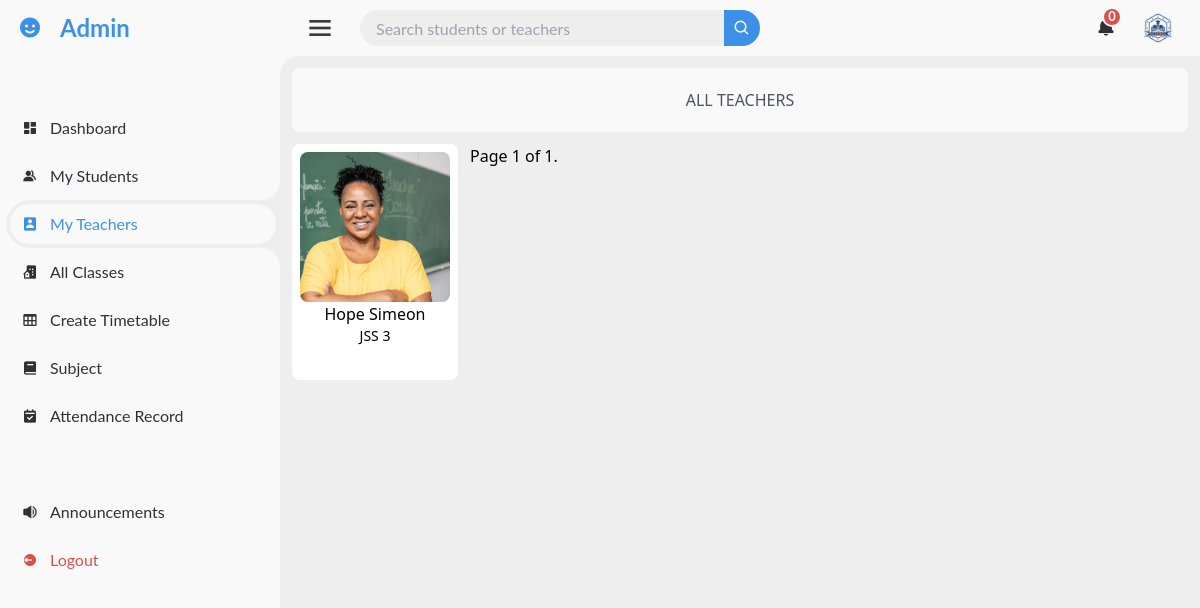
The app's page /admin_dashboard/myteachers/ (signed in), older data.
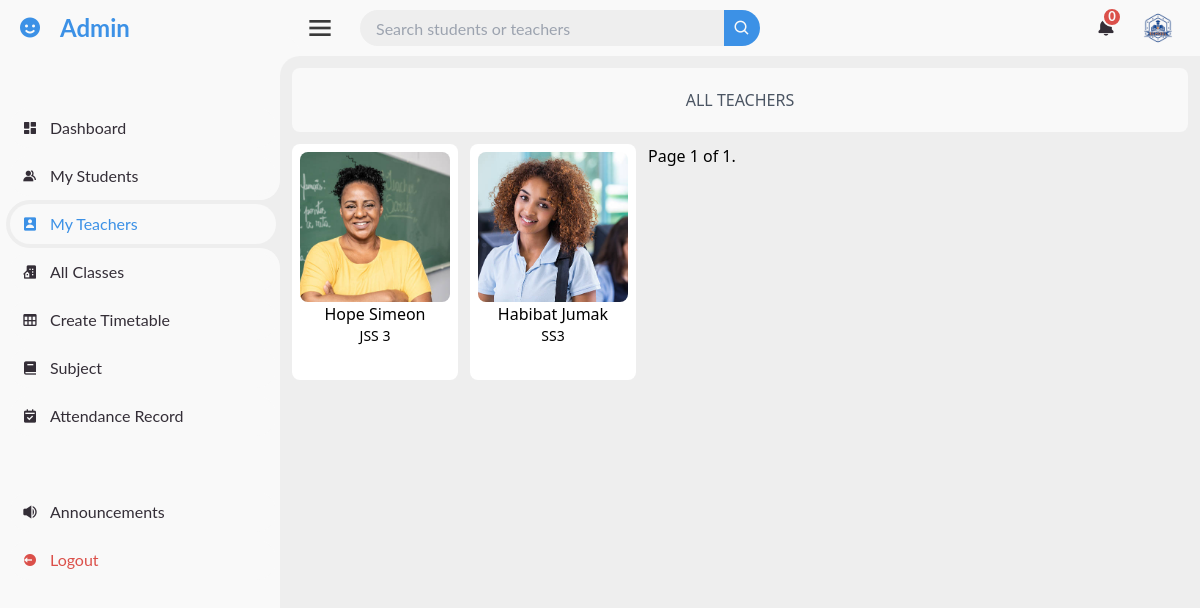
The same page, newer data.
### administration/models.py (models this page shows, shortened)
class Teacher(models.Model):
    user = models.OneToOneField(User, on_delete=models.CASCADE, related_name='teacher_profile')
    phone_number = models.CharField(max_length=15)
    subject = models.ManyToManyField(Subject, related_name='teachers')
    home_address = models.TextField()
    classes = models.ManyToManyField(Class, related_name='teacher_classes')
    emergency_contact = models.CharField(max_length=100)

### accounts/models.py (models this page shows, shortened)
class CustomUser(AbstractUser):
    email = models.EmailField(unique=True)
    is_approved = models.BooleanField(default=False)
    is_teacher = models.BooleanField(default=False)
    is_student = models.BooleanField(default=False)
    profile_photo = models.ImageField(upload_to='profile_photo/', default='default.jpg', blank=True, null=True)
    USERNAME_FIELD = 'email'
    REQUIRED_FIELDS = ['first_name', 'last_name']
    objects = CustomUserManager()

### classes/models.py (models this page shows)
class Class(models.Model):
    name = models.CharField(max_length=100)
    subjects = models.ManyToManyField(Subject, related_name='classes')
    def __str__(self):
        return self.name

### pages/views.py (the view)
# urls.py: path('admin_dashboard/myteachers/', myTeacher, name='my_teacher'),
@login_required
def myTeacher(request):
    if not request.user.is_superuser:
        return HttpResponseForbidden("You do not have permission to access this page.")
    teacher = Teacher.objects.all()
    page_obj=paginate_objects(request, teacher, 10)
    context = {
        "page_obj": page_obj
    }
    return render(request, 'dashboards/all_admin_pages/myTeachers.html',context)

### administration/context_processors.py (called while the page is built)
def notifications(request):
    all_notification, total_notifications = get_admin_notification(request.user)
    return {
        'all_notification': all_notification,
        'total_notifications': total_notifications,
    }

### administration/views.py (called while the page is built)
def get_admin_notification(user):
    if user.is_staff:
        teacher_notifications = TeacherNotification.objects.filter(user=user).order_by('-created_at')
        student_notifications = StudentNotification.objects.filter(user=user).order_by('-created_at')
        all_notification = sorted(
            chain(teacher_notifications, student_notifications),
            key=lambda x: x.created_at,
            reverse=True
        )
        total_notifications = (
            teacher_notifications.filter(is_read=False).count() +
            student_notifications.filter(is_read=False).count()
        )
        return all_notification, total_notifications
    return [], 0

### pages/context_processors.py (called while the page is built)
def notifications(request):
    if request.user.is_authenticated:
        all_notifications, unread_notifications_count = get_user_notifications(request.user)
        return {
            'all_notifications': all_notifications,
            'unread_notifications_count': unread_notifications_count,
        }
    return {
        'all_notifications': [],
        'unread_notifications_count': 0,
    }

### pages/views.py (called while the page is built)
def get_user_notifications(user):
    notifications = Notification.objects.filter(user=user).order_by('-created_at')
    if user.is_student:
        grade_notifications = GradeNotification.objects.filter(recipient=user).order_by('-created_at')
        class_notifications = ClassNotification.objects.filter(user=user).order_by('-created_at')
    else:
        grade_notifications = []
        class_notifications = []
    all_notifications = sorted(
        chain(notifications, grade_notifications, class_notifications),
        key=attrgetter('created_at'),
        reverse=True
    )
    total_unread_count = (
        notifications.filter(is_read=False).count() +
        (grade_notifications.filter(is_read=False).count() if user.is_student else 0) +
        (class_notifications.filter(is_read=False).count() if user.is_student else 0)
    )
    return all_notifications, total_unread_count

### templates/dashboards/all_admin_pages/myTeachers.html (shortened to what this page needs)
{% extends 'dashboards/all_admin_pages/base.html' %}
{% load static %}
{% block section %}
<div class="m-3 rounded-lg text-black">
    <p class="text-center p-5 mb-3 rounded-lg font-medium text-gray-600" style="background-color: #F9F9F9;">ALL TEACHERS</p>
    <div class="order">
        <div class="flex flex-wrap gap-3">
            {% if page_obj %}
            {% for teachers in page_obj %}
            <a href="{% url 'teacher_detail' user_id=teachers.user.id %}">
                <div class="h-[200px] w-[200px] p-2 rounded-lg flex item-center justify-center text-center font-medium hover:bg-blue-300 hover:text-white bg-white">
                    <div style="width: 150px; height: 220px;">
                    <img src="{{teachers.user.profile_photo.url}}" class="object-cover rounded-lg" style="height: 150px; width: 150px;" alt="{{teachers.user.first_name}} {{teachers.user.last_name}}">
                    <p>{{teachers.user.first_name}} {{teachers.user.last_name}}</p>
                    <p class="text-sm">{{teachers.classes.all|join:", "}}</p>
                    </div>
                </div>
            </a>
            {%endfor%}
            <div class="pagination">
                <span class="step-links">
                    <span class="current">
                        Page {{ page_obj.number }} of {{ page_obj.paginator.num_pages }}.
                    </span>
                </span>
            </div>
            {% else %}
            <p>No teachers available.</p>
            {%endif%}
        </div>
    </div>
</div>
{% endblock %}

### templates/dashboards/all_admin_pages/base.html (shortened to what this page needs)
{%extends 'dashboards/base.html'%}
{%load static%}
{%block content%}
{%url 'admin_dashboard' as admin_dashboard%}
{%url 'my_teacher' as my_teacher%}
{%url 'my_student' as my_student%}
{%url 'my_class' as my_class%}
{%url 'choose_class_timetable' as choose_class_timetable%}
{%url 'subject_list' as subject_list%}
{%url 'all_annoucement' as all_annoucement%}
{%url 'view_attendance_class' as view_attendance_class%}
<section id="sidebar">
        <a href="{%url 'admin_dashboard'%}" class="brand">
            <i class='bx bxs-smile' ></i>
            <span class="text">Admin</span>
        </a>
        <ul class="side-menu top">
            <li class="{% if request.path == admin_dashboard %}active{% endif %}">
                <a href="{%url 'admin_dashboard'%}">
                    <i class='bx bxs-dashboard' ></i>
                    <span class="text">Dashboard</span>
                </a>
            </li>
            <li class="{% if request.path == my_student %}active{% endif %}">
                <a href="{{my_student}}">
                    <i class='bx bxs-group' ></i>
                    <span class="text">My Students</span>
                </a>
            </li>
            <li class="{% if request.path == my_teacher %}active{% endif %}">
                <a href="{{my_teacher}}">
                    <i class='bx bxs-user-rectangle'></i>
                    <span class="text">My Teachers</span>
                </a>
            </li>
            <li class="{% if request.path == my_class %}active{% endif %}">
                <a href="{{my_class}}">
                    <i class='bx bxs-building-house' ></i>
                    <span class="text">All Classes</span>
                </a>
            </li>
            <li class="{% if request.path == choose_class_timetable %}active{% endif %}">
                <a href="{{choose_class_timetable}}">
                    <i class='bx bx-table'></i></i>
                    <span class="text">Create Timetable</span>
                </a>
            </li>
            <li class="{% if request.path == subject_list %}active{% endif %}">
                <a href="{{subject_list}}">
                    <i class='bx bxs-book'></i>
                    <span class="text">Subject</span>
                </a>
            </li>
            <li class="{% if request.path == view_attendance_class %}active{% endif %}">
                <a href="{{view_attendance_class}}">
                    <i class='bx bxs-calendar-check'></i>
                    <span class="text">Attendance Record</span>
                </a>
            </li>
        </ul>
        <ul class="side-menu">
        <li class="{% if request.path == all_annoucement %}active{% endif %}">
            <a href="{{all_annoucement}}">
                <i class='bx bxs-volume-full' ></i>
                <span class="text">Announcements</span>
            </a>
        </li>
        <li>
            <a href="{%url 'logout'%}" class="logout">
                <i class='bx bxs-log-out-circle' ></i>
                <span class="text">Logout</span>
            </a>
        </li>
    </ul>
</section>
<section id="content">
         <nav>
            <i class='bx bx-menu' style="font-size: 32px; color: rgb(58, 58, 58);"></i>
            <form method="GET" action="{% url 'search_results_view' %}">
                <div class="form-input">
                    <input type="search" name="query" placeholder="Search students or teachers">
                    <button type="submit" class="search-btn"><i class='bx bx-search'></i></button>
                </div>
            </form>
            <a href="#" class="notification" id="notificationBell">
                <i class='bx bxs-bell' ></i>
                <span class="num">{{total_notifications}}</span>
            </a>
            <a href="#" class="profile">
                <img src="{%static 'img/school-logo.png'%}" alt="">
            </a>
        </nav>
        {%block section%}
        {%endblock section%}
</section>
{%endblock content%}

### templates/dashboards/base.html (shortened to what this page needs)
{%load static%}
<!DOCTYPE html>
<html lang="en">
<head>
    <link href='https://unpkg.com/boxicons@2.1.4/css/boxicons.min.css' rel='stylesheet'>
    <link rel="stylesheet" href="https://code.jquery.com/ui/1.12.1/themes/base/jquery-ui.css">
    <link href="https://cdn.jsdelivr.net/npm/tailwindcss@2.2.19/dist/tailwind.min.css" rel="stylesheet">
    <link href="https://cdnjs.cloudflare.com/ajax/libs/lightbox2/2.11.3/css/lightbox.min.css" rel="stylesheet">
    <link rel="stylesheet" href="//cdnjs.cloudflare.com/ajax/libs/timepicker/1.3.5/jquery.timepicker.min.css">
    <link href="https://cdnjs.cloudflare.com/ajax/libs/select2/4.0.13/css/select2.min.css" rel="stylesheet" />
    <link rel="stylesheet" href="{% static 'css/dashboard.css' %}">
</head>
<body>
{%block content%}
{%endblock content%}
</body>
</html>

### static/css/dashboard.css (style rules this page uses)
* { margin: 0; padding: 0; box-sizing: border-box; }
a { text-decoration: none; }
li { list-style: none; }
:root { --poppins: 'Poppins', sans-serif; --lato: 'Lato', sans-serif; --light: #F9F9F9; --blue: #3C91E6; --light-blue: #CFE8FF; --grey: #EEE; --dark-grey: #AAAAAA; --dark: #342E37; --red: #DB504A; --yellow: #FFCE26; --light-yellow: #FFF26C; --orange: #FD7238; --light-orange: #ffc19e; }
html { overflow-x: hidden; }
body { background: var(--grey); }
#sidebar { position: fixed; top: 0; left: 0; width: 280px; height: 100%; background: var(--light); z-index: 1000; font-family: var(--lato); transition: .3s ease; overflow-x: hidden; }
#sidebar .brand { font-size: 24px; font-weight: 700; height: 56px; display: flex; align-items: center; color: var(--blue); }
#sidebar .brand .bx { min-width: 60px; display: flex; justify-content: center; }
#sidebar .side-menu { width: 100%; margin-top: 48px; }
#sidebar .side-menu li { height: 48px; background: transparent; margin-left: 6px; border-radius: 48px 0 0 48px; padding: 4px; }
#sidebar .side-menu li.active { background: var(--grey); position: relative; }
#sidebar .side-menu li.active a { color: var(--blue); }
#sidebar .side-menu li.active::before { content: ''; position: absolute; width: 40px; height: 40px; border-radius: 50%; top: -40px; right: 0; box-shadow: 20px 20px 0 var(--grey); z-index: -1; }
#sidebar .side-menu li.active::after { content: ''; position: absolute; width: 40px; height: 40px; border-radius: 50%; bottom: -40px; right: 0; box-shadow: 20px -20px 0 var(--grey); z-index: -1; }
#sidebar .side-menu li a { width: 100%; height: 100%; background: var(--light); display: flex; align-items: center; border-radius: 48px; font-size: 16px; color: var(--dark); white-space: nowrap; overflow-x: hidden; }
#sidebar .side-menu li a .bx { min-width: calc(60px - ((4px + 6px) * 2)); display: flex; justify-content: center; }
#sidebar .side-menu li .logout { color: var(--red); }
#content { position: relative; width: calc(100% - 280px); left: 280px; transition: .3s ease; }
#content nav { height: 56px; background: var(--light); padding: 0 24px; display: flex; align-items: center; grid-gap: 24px; font-family: var(--lato); position: relative; }
#content nav::before { content: ''; position: absolute; width: 40px; height: 40px; bottom: -40px; left: 0; border-radius: 50%; box-shadow: -20px -20px 0 var(--light); }
#content nav a { color: var(--dark); }
#content nav .bx.bx-menu { cursor: pointer; }
#content nav form { max-width: 400px; width: 100%; margin-right: auto; }
#content nav form .form-input { display: flex; align-items: center; height: 36px; }
#content nav form .form-input input { flex-grow: 1; padding: 0 16px; height: 100%; border: none; background: var(--grey); border-radius: 36px 0 0 36px; outline: none; }
#content nav form .form-input button { width: 36px; height: 100%; display: flex; justify-content: center; align-items: center; background: var(--blue); color: var(--light); font-size: 18px; border: none; outline: none; border-radius: 0 36px 36px 0; cursor: pointer; }
#content nav .notification { font-size: 20px; position: relative; }
#content nav .notification .num { position: absolute; top: -6px; right: -6px; width: 20px; height: 20px; border-radius: 50%; border: 2px solid var(--light); background: var(--red); color: var(--light); font-weight: 700; font-size: 13px; display: flex; justify-content: center; align-items: center; }
#content nav .profile img { width: 36px; height: 36px; object-fit: cover; border-radius: 50%; }

Row changes from the older to the newer data that the page shows:
added Teacher: user.profile_photo (picture), user.first_name "Habibat", user.last_name "Jumak", classes.all "SS3"
